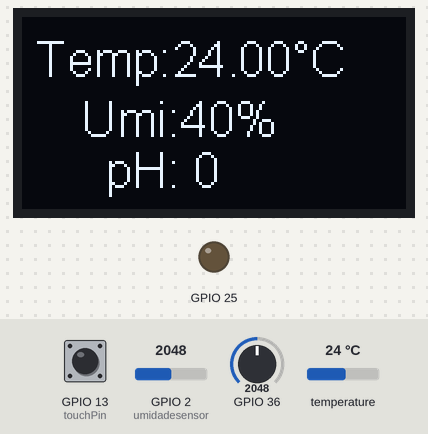
Recording of a sketch running on a simulated ESP32. On the bench: 128×64 one-colour display, output pins drawn as LEDs (lit = HIGH). Inputs (shaded band) come from the test bench; at power-on: GPIO 2 (umidadesensor) = 2048, GPIO 36 = 2048, temperature 24 °C, GPIO 13 (touchPin) HIGH. What the sketch prints to the serial monitor is not drawn.

Above: at 1.2 s.
1.3 s: GPIO 2 (umidadesensor) set to 2630
At 2.8 s:
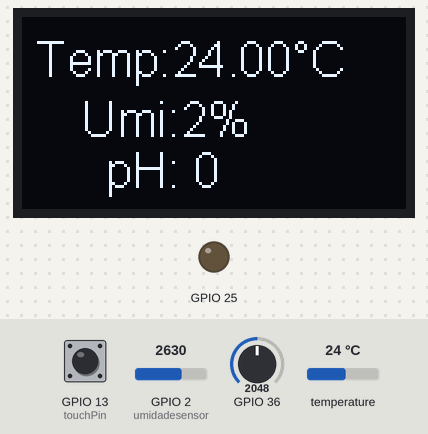
3.1 s: GPIO 2 (umidadesensor) set to 2706
At 4.4 s:
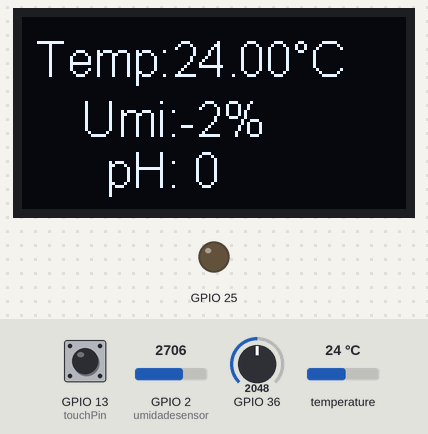
4.7 s: GPIO 36 set to 2866
At 7.7 s:
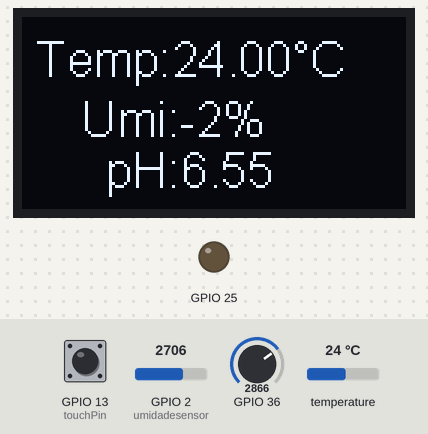
8.4 s: temperature set to 12 °C
At 9.4 s:
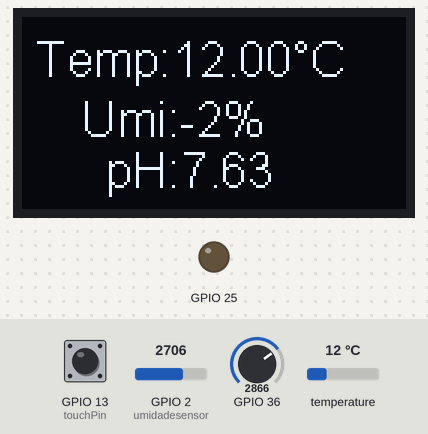
12.1 s: GPIO 36 set to 3540
At 12.8 s:
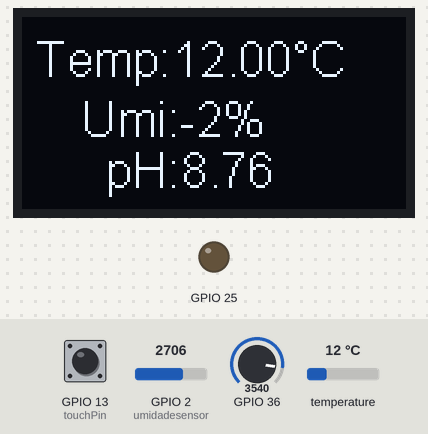
13.6 s: temperature set to 19 °C
At 14.4 s:
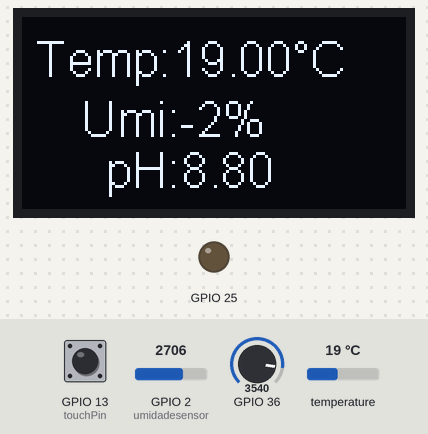
Timing chart, 0 to 16.2 s (numbered marks = the images above; inputs shaded):
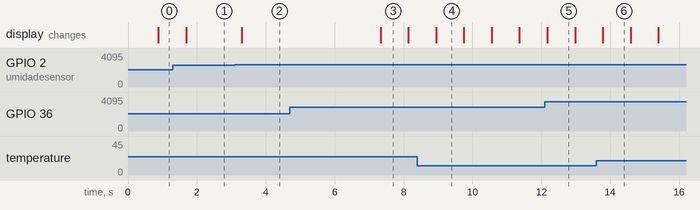

Measured:
- the behaviour switches between 2679 and 2680 on GPIO 2 (umidadesensor) (found by bisection; images 1 and 2)
- after the input at 1.3 s, the display: changes after 0.38 s (image 1)
- after the input at 3.1 s, the display: changes after 0.20 s (image 2)
- after the input at 4.7 s, the display: changes after 2.6 s (image 3)
- what the display in image 3 shows lasts 0.8 s, from 7.3 s to 8.1 s

The sketch:

sensorpHIntegradoCompleto.ino
```cpp
//inclusão de bibliotecas
#include "heltec.h"
#include <OneWire.h>
#include <DallasTemperature.h>

// GPIO where the DS18B20 is connected to
const int oneWireBus = 17;

// Setup a oneWire instance to communicate with any OneWire devices
OneWire oneWire(oneWireBus);

// Pass our oneWire reference to Dallas Temperature sensor
DallasTemperature sensors(&oneWire);


//sensor umidade
//# define UmidadeSensor 2 // usado para ESP32
// digital pin 2 has a pushbutton attached to it. Give it a name:
int umidadesensor = 2;


//sensor pH

float  average = 0;
float pH;

//const float SensorPH = 36;

//sensor touch
// set pin numbers
const int touchPin = 13;
const int ledPin = 13;

#define Threshold 60
RTC_DATA_ATTR int bootCount = 0;
touch_pad_t touchP;
// change with your threshold value
const int threshold = 50;
// variable for storing the touch pin value
int touchValue;

//filtro MM

// --- Constantes Auxiliares ---
#define     num    100       //número de iterações da média móvel


// ========================================================================================================
// --- Protótipo das Funções ---
long moving_average(int sig);


// ========================================================================================================
// --- Variáveis Globais ---
int values[num];              //vetor com num posições, armazena os valores para cálculo da média móvel

int adc_noise1,               //armazena a leitura sem filtro da entrada analógica
    adc_noise2;               //armazena a leitura filtrada da entrada analógica


/*metodo para imprimir na ESP32
  entrada no modo deep sleep
*/
void print_wakeup_reason() {
  esp_sleep_wakeup_cause_t wakeup_reason;

  wakeup_reason = esp_sleep_get_wakeup_cause();

  switch (wakeup_reason)
  {

    case ESP_SLEEP_WAKEUP_TOUCHPAD : Serial.println("Sistema Dormindo"); break;

  }
}

/*
  Method to print the touchpad by which ESP32
  has been awaken from sleep
*/
void print_wakeup_touchpad() {
  touchP = esp_sleep_get_touchpad_wakeup_status();

  switch (touchPin)
  {

    case 2  : Serial.println("Despertar causado pelo touchpad"); break;

  }
}

void callback() {
  //placeholder callback function
}


void liga() {

  // turn LED ON
  digitalWrite(ledPin, HIGH);
  Serial.println("sistema ligado!");
}

void desliga() {

  // turn LED OFF


  digitalWrite(ledPin, LOW);
  Serial.println("modo deep sleep!");
  esp_deep_sleep_start();
  Serial.println("Isso não deve aparecer!");

}


//metodos filtro MM


void setup() {
  //pinMode(SensorPH, INPUT); //DEFINE O PINO COMO ENTRADA
  //Serial.begin(115200); //INICIALIZA A SERIAL

  sensors.begin();

  pinMode(LED, OUTPUT); //inicializa o LED
  pinMode(umidadesensor, INPUT);

  Heltec.begin(true /*Habilita o Display*/, false /*Heltec.Heltec.Heltec.LoRa Disable*/, true /*Habilita debug Serial*/, true /*Habilita o PABOOST*/);

  /*
    Heltec.display->clear();
    Heltec.display->init();
    Heltec.display->setTextAlignment(TEXT_ALIGN_LEFT);
    Heltec.display->setFont(ArialMT_Plain_16);
  */

  Heltec.display->init();
  Heltec.display->flipScreenVertically();
  Heltec.display->setFont(ArialMT_Plain_16);
  Heltec.display->clear();
  Heltec.display->drawString(33, 5, "Ligando");
  Heltec.display->drawString(10, 30, "o Sensor!");
  Heltec.display->display();


  //Increment boot number and print it every reboot
  ++bootCount;
  Serial.println("Boot number: " + String(bootCount));

  //Print the wakeup reason for ESP32 and touchpad too
  print_wakeup_reason();
  print_wakeup_touchpad();

  //Setup interrupt on Touch Pad 3 (GPIO15)
  touchAttachInterrupt(T4, callback, Threshold);

  //Configure Touchpad as wakeup source
  esp_sleep_enable_touchpad_wakeup();


}


void loop() {

  //botão touch
  touchValue = touchRead(touchPin) * 100;
  if (touchValue >= 100) {
    liga();

  } else {

    desliga();

  }


  //temperatura
  sensors.requestTemperatures();
  float temperatureC = sensors.getTempCByIndex(0);


  float currentTemp = temperatureC;


  Heltec.display->clear();
  Heltec.display->setTextAlignment(TEXT_ALIGN_LEFT);
  Heltec.display->setFont(ArialMT_Plain_16);

  //temperatura display
  Heltec.display->drawString(5, 5, "Temp:" + (String)currentTemp + "°C");
  Heltec.display->display();


 //sensor pH
   adc_noise1 = analogRead(36);
   adc_noise2 = moving_average(adc_noise1);
   float  FMM = adc_noise2;
  // Heltec.display->drawString(28, 42, "pH:" + (String)FMM);
  // Heltec.display->display();
    float pH1 = -0.01535*FMM + 17.1679; // regressão linear

    float pH2 = (3e-08)*pow(FMM,3) - (8e-05)*pow(FMM,2) + 0.0527*FMM - 1.4208;// polinomial 3 ordem
    Serial.println("pH linear: "+ (String)pH1);
    Serial.println("pH poli: " + (String)pH2);

    Serial.println(FMM);
    // Serial.print(adc_noise1);
   // Heltec.display->drawString(28, 42, "dd:" + (String)FMM);
    // Heltec.display->display();


  // A função recebe o valor 0 que é para saber que não é para alterar o seu valor, somente imprimir o que está lá.
    if (FMM >= 200 && FMM <= 1200){

    Heltec.display->drawString(28, 42,"pH:" + (String)pH2);
    Heltec.display->display();

    }else{

    Heltec.display->drawString(28, 42,"pH: 0");
    Heltec.display->display();
    }


  // Humidade
  //Umidade

/* // read the input pin:
  int umidadeState = digitalRead(umidadesensor);
   //Serial.println(umidadeState);

   if(umidadeState == 0){
  // print out the state of the button:

    Heltec.display->drawString(20, 25, "Umi: 100%");
    Heltec.display->display();

   } else if(umidadeState == 1){
     Heltec.display->drawString(20, 25, "Umi: 0%");
    Heltec.display->display();

   }
*/

  int sensorValue = analogRead(2);
   int currentHum = sensorValue;
  if (sensorValue >= 3500) {


    Heltec.display->drawString(20, 25, "Umi: 0%");
    Heltec.display->display();
    // delay(5000);


  } else if ( sensorValue < 1000) {


    Heltec.display->drawString(20, 25, "Umi: 100%" );
    Heltec.display->display();
    //delay(5000);

  } else {
    int umi = -0.0664 * currentHum + 176.93;


    Heltec.display->drawString(20, 25, "Umi:" + (String)umi + "%");
    Heltec.display->display();
    //delay(5000);
  }


}
// --- Desenvolvimento das Funções ---
long moving_average(int sig)
{
  int i;               //variável auxiliar para iterações
  long acc = 0;        //acumulador

  //Desloca o vetor completamente eliminando o valor mais antigo
  for (i = num; i > 0; i--) values[i] = values[i - 1];

  values[0] = sig;           //carrega o sinal no primeiro elemento do vetor

  // long sum = 0;            //Variável para somatório

  for (i = 0; i < num; i++) acc += values[i];


  return acc / num;         //Retorna a média móvel

} //end moving_average
```
